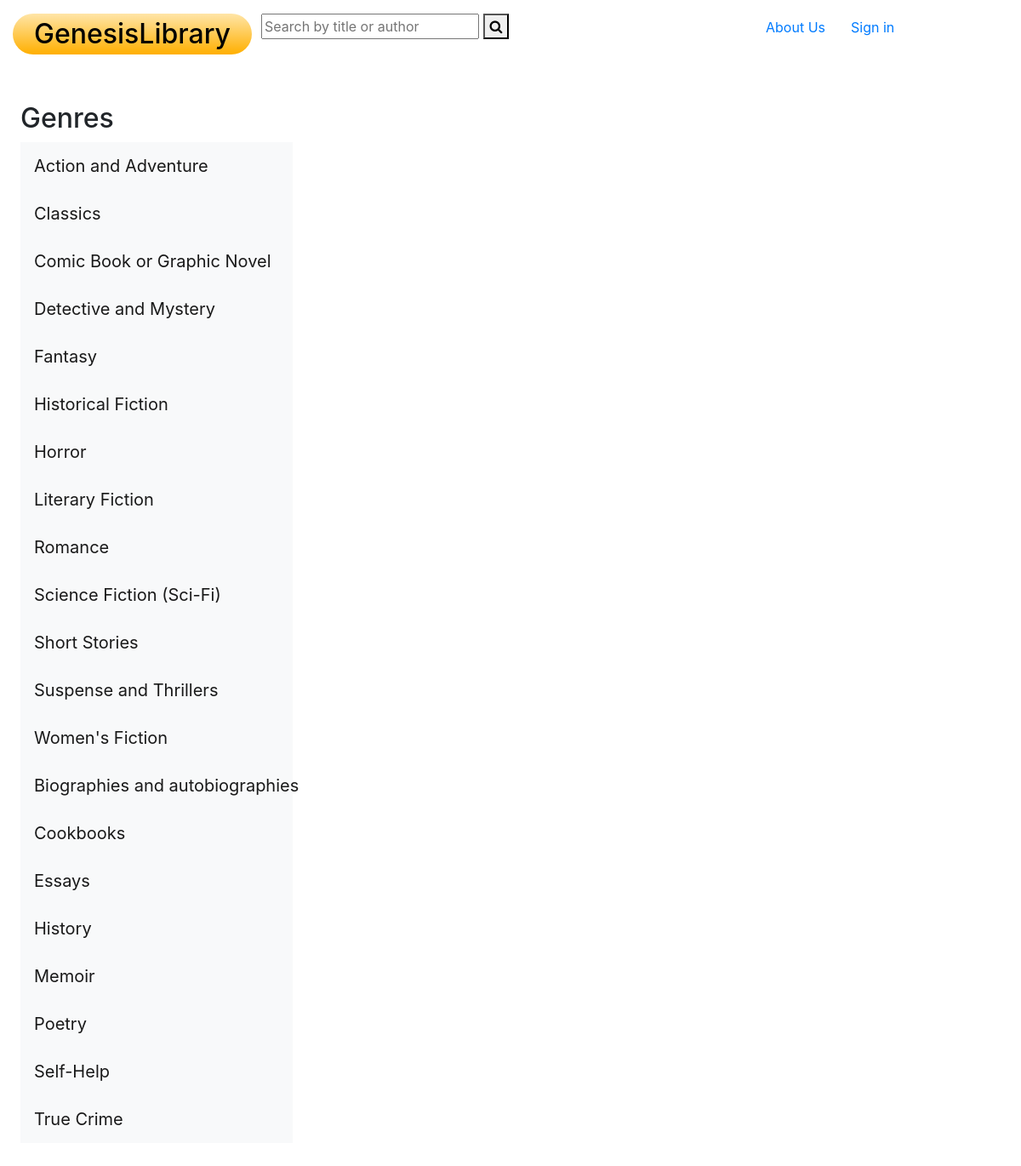
/display_genre/Classics, run on an earlier commit of the app's database.
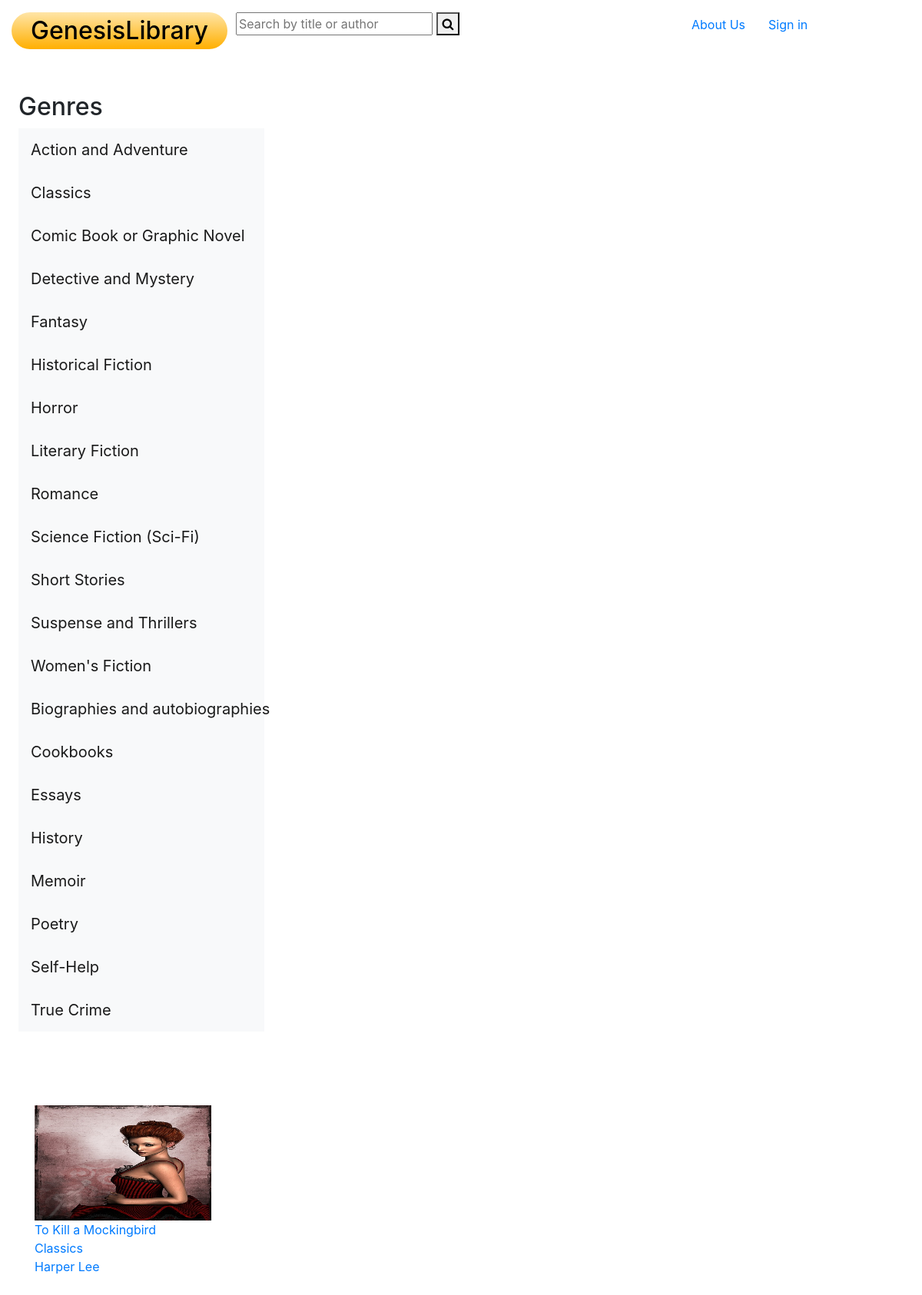
And on a later commit of the database.
### libraryGenesis_app/models.py (models this page shows)
class Book(models.Model):
    title = models.CharField(max_length=255)
    author = models.CharField(max_length=255)
    genre = models.CharField(max_length=100)
    publish_date = models.DateField()
    price = models.IntegerField()
    days_avaliable = models.IntegerField()
    about = models.TextField()
    users = models.ManyToManyField(User, related_name="books")
    created_at = models.DateTimeField(auto_now_add = True)
    updated_at = models.DateTimeField(auto_now = True)
    objects = BookManager()

### libraryGenesis_app/views.py (the view)
# urls.py: path('display_genre/<str:genre>', views.display_genre),
def display_genre(request, genre):
    books = Book.objects.filter(genre=genre)
    all_books = Book.objects.all()
    context = {
        'genre_books': books,
        'books': all_books
    }
    return render(request,'books_genre.html', context)

### libraryGenesis_app/templates/books_genre.html (shortened to what this page needs)
<!DOCTYPE html>
<html lang="en">
<head>
    {% load static %}
    <link rel="stylesheet" href="{% static 'style.css' %}">
    <link rel="stylesheet" href="https://stackpath.bootstrapcdn.com/font-awesome/4.7.0/css/font-awesome.min.css">
    <link rel="stylesheet" href="https://stackpath.bootstrapcdn.com/bootstrap/4.5.0/css/bootstrap.min.css">
</head>
<body>
    <div class="container-fluid">
        <div class="row dashboard-header mt-3">
            <div class="col-sm">
                <h2 class="gradient"><a class="no-decoration" href="/">GenesisLibrary</a></h2>
            </div>
            <div class="col-sm-6 search-form">
                <form action="/" method="get">
                    <input type="text" name="q" placeholder="Search by title or author" id="search" value="{{ request.GET.q }}"/>
                    <button><i class="fa fa-search" aria-hidden="true"></i></button>
                </form>
            </div>
            <div class="row  text-right extra-width m-1">
                <div class="col-sm-4  pl-1  text-left">
                    <a href="/about">About Us</a>
                </div>
                {% if request.session.uid %}
                    <div class="col-sm-3 mr-4 text-left">
                    <a href="/display_borrowed">Borrowed</a>
                    </div>
                    <div class="col-sm-4 text-left">
                    <a href="/logout">Log out</a>
                    </div>
                {% else %}
                <div class="col-sm-3 pl-1 text-left">
                    <a href="/display_login">Sign in</a>
                </div>
                {% endif %}
            </div>
        </div>
        <div class="row">
            <div class="navigation-bar ml-4">
                <h2 class="mt-5">Genres</h2>
                    <nav class="navbar navbar-light bg-light">
                        <a class="navbar-brand"
                        >
                        Action and Adventure</a>
                    </nav>
                    <nav class="navbar navbar-light bg-light">
                        <a class="navbar-brand"
                        {% for book in books  %}{% if book.genre == "Classics" %}href="/display_genre/{{book.genre}}"{% endif %}{% endfor %}
                        >Classics</a>
                    </nav>
                    <nav class="navbar navbar-light bg-light">
                        <a class="navbar-brand"
                        >Comic Book or Graphic Novel</a>
                    </nav>
                    <nav class="navbar navbar-light bg-light">
                        <a class="navbar-brand"
                        {% for book in books  %}{% if book.genre == "DetectiveMystery" %}href="/display_genre/{{book.genre}}"{% endif %}{% endfor %}
                        >Detective and Mystery</a>
                    </nav>
                    <nav class="navbar navbar-light bg-light">
                        <a class="navbar-brand"
                        {% for book in books  %}{% if book.genre == "Fantasy" %}href="/display_genre/{{book.genre}}"{% endif %}{% endfor %}
                        >Fantasy</a>
                    </nav>
                    <nav class="navbar navbar-light bg-light">
                        <a class="navbar-brand"
                        {% for book in books  %}{% if book.genre == "HistoricalFiction" %}href="/display_genre/{{book.genre}}"{% endif %}{% endfor %}
                        >Historical Fiction</a>
                    </nav>
                    <nav class="navbar navbar-light bg-light">
                        <a class="navbar-brand"
                        {% for book in books  %}{% if book.genre == "Horror" %}href="/display_genre/{{book.genre}}"{% endif %}{% endfor %}
                        >Horror</a>
                    </nav>
                    <nav class="navbar navbar-light bg-light">
                        <a class="navbar-brand"
                        {% for book in books  %}{% if book.genre == "LiteraryFiction" %}href="/display_genre/{{book.genre}}"{% endif %}{% endfor %}
                        >Literary Fiction</a>
                    </nav>
                    <nav class="navbar navbar-light bg-light">
                        <a class="navbar-brand"
                        {% for book in books  %}{% if book.genre == "Romance" %}href="/display_genre/{{book.genre}}"{% endif %}{% endfor %}
                        >Romance</a>
                    </nav>
                    <nav class="navbar navbar-light bg-light">
                        <a class="navbar-brand"
                        {% for book in books  %}{% if book.genre == "ScienceFiction" %}href="/display_genre/{{book.genre}}"{% endif %}{% endfor %}
                        >Science Fiction (Sci-Fi)</a>
                    </nav>
                    <nav class="navbar navbar-light bg-light">
                        <a class="navbar-brand"
                        {% for book in books  %}{% if book.genre == "ShortStories" %}href="/display_genre/{{book.genre}}"{% endif %}{% endfor %}
                        >Short Stories</a>
                    </nav>
                    <nav class="navbar navbar-light bg-light">
                        <a class="navbar-brand"
                        {% for book in books  %}{% if book.genre == "SuspenseThrillers" %}href="/display_genre/{{book.genre}}"{% endif %}{% endfor %}
                        >Suspense and Thrillers</a>
                    </nav>
                    <nav class="navbar navbar-light bg-light">
                        <a class="navbar-brand"
                        >Women's Fiction</a>
                    </nav>
                    <nav class="navbar navbar-light bg-light">
                        <a class="navbar-brand"
                        >Biographies and autobiographies</a>
                    </nav>
                    <nav class="navbar navbar-light bg-light">
                        <a class="navbar-brand"
                        >Cookbooks</a>
                    </nav>
                    <nav class="navbar navbar-light bg-light">
                        <a class="navbar-brand"
                        >Essays</a>
                    </nav>
                    <nav class="navbar navbar-light bg-light">
                        <a class="navbar-brand"
                        >History</a>
                    </nav>
                    <nav class="navbar navbar-light bg-light">
                        <a class="navbar-brand"
                        >Memoir</a>
                    </nav>
                    <nav class="navbar navbar-light bg-light">
                        <a class="navbar-brand"
                        >Poetry</a>
                    </nav>
                    <nav class="navbar navbar-light bg-light">
                        <a class="navbar-brand"
                        >Self-Help</a>
                    </nav>
                    <nav class="navbar navbar-light bg-light">
                        <a class="navbar-brand"
                        >True Crime</a>
                    </nav>
            </div>
            <div class="container mt-5">
                <div class="row mt-5">
                        {% for book in genre_books %}
                        <div class="col-sm-4  mb-5 events">
                        <a href="/display/{{book.id}}">
                        <figure>
                            <img src="{% static book.genre %}{{".jpg"}}" alt="Book Cover" width="230" height="150">
                            <figcaption>
                                {{book.title}}<br>
                                {{book.genre}}<br>
                                {{book.author}}
                            </figcaption>
                        </figure>
                        </div>
                        {% endfor %}
                </div>
                </div>
            </div>
        </div>
</body>
</html>

### libraryGenesis_app/static/style.css (style rules this page uses)
.navigation-bar { width: 320px; }
.gradient { background: linear-gradient(180deg, rgba(255,229,167,1) 0%, rgba(255,175,0,1) 100%); width: -moz-fit-content; width: fit-content; width: -moz-fit-content; padding: 5px 25px; border-radius: 100px; }
.extra-width { width: 300px; margin: 0; }
.no-decoration { color: black; }

What changed in the data, as far as the page shows it:
added Book: genre (picture), title "To Kill a Mockingbird", genre "Classics", author "Harper Lee"
